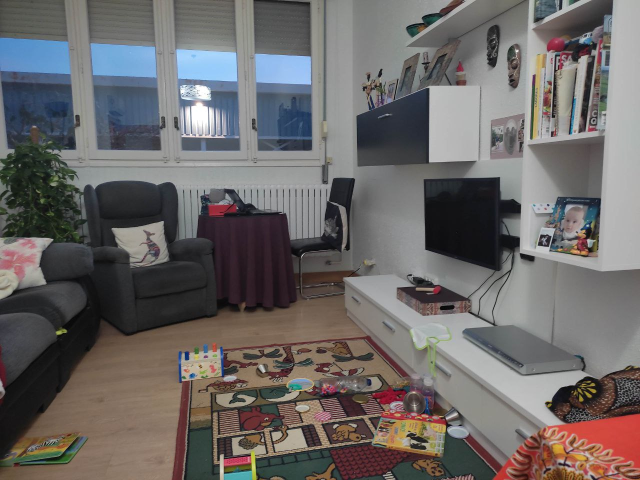
#> input picture imagen1.jpg, 1280 x 960 px (shown at 1/2 size)
$ python demo_ORB.py
#> lines starting #> are read from the running program, lines starting #| are printed output that depends on the picture; long printed decimals are rounded
### my_functions.py
import numpy as np
import cv2
import matplotlib.pyplot as plt
from mpl_toolkits.mplot3d import Axes3D

# [237 lines left out: functions extract_features, recover_camera_pose, filter_points_ransac, Extraer3D_points, plot_3d_points_and_cameras, draw_camera_pyramid and 2 more, not called in this run]

def plot_camera_pyramid(ax, R, t, scale=1.0, color='b', label=None):
    """
    Plot a camera as a 3D pyramid in space.

    Args:
    - ax: Matplotlib 3D axis.
    - R: Rotation matrix (3x3).
    - t: Translation vector (3x1).
    - scale: Size of the pyramid.
    - color: Color of the pyramid.
    - label: Label for the camera.
    """
    # Camera location
    C = -R.T @ t  # Camera center in world coordinates

    # Define frustum vertices in the camera frame
    # These represent the field of view
    image_plane_distance = scale
    frustum_vertices_camera = np.array([
        [0, 0, 0],  # Camera center
        [-0.5, -0.5, image_plane_distance],  # Bottom-left of the image plane
        [0.5, -0.5, image_plane_distance],  # Bottom-right of the image plane
        [0.5, 0.5, image_plane_distance],  # Top-right of the image plane
        [-0.5, 0.5, image_plane_distance]  # Top-left of the image plane
    ])

    # Transform vertices to world coordinates
    frustum_vertices_world = (R.T @ frustum_vertices_camera.T).T + C.reshape(1, -1)

    # Plot camera center
    ax.scatter(C[0], C[1], C[2], c=color, marker='o', label=label)

    # Draw edges from the camera center to the image plane
    for i in range(1, 5):
        ax.plot(
            [frustum_vertices_world[0, 0], frustum_vertices_world[i, 0]],
            [frustum_vertices_world[0, 1], frustum_vertices_world[i, 1]],
            [frustum_vertices_world[0, 2], frustum_vertices_world[i, 2]],
            color=color
        )

    # Draw the image plane (base of the pyramid)
    base_indices = [1, 2, 3, 4, 1]
    for i in range(len(base_indices) - 1):
        ax.plot(
            [frustum_vertices_world[base_indices[i], 0], frustum_vertices_world[base_indices[i + 1], 0]],
            [frustum_vertices_world[base_indices[i], 1], frustum_vertices_world[base_indices[i + 1], 1]],
            [frustum_vertices_world[base_indices[i], 2], frustum_vertices_world[base_indices[i + 1], 2]],
            color=color
        )

# [118 lines left out: functions plot_camera_triangle, plot_camera_pose, update_plot, not called in this run]

### demo_ORB.py
# Generic libraries
import cv2
import numpy as np
#import matplotlib as plt
#from matplotlib import pyplot as plt
import matplotlib.pyplot as plt

# Mis funciones
from my_functions import plot_camera_pyramid, plot_camera_pose, plot_camera_triangle

opencv2_plots_raw = 0
opencv2_plots_keypoints = 0
opencv2_plots_match = 0

# Load the image
img1_path = 'imagen1.jpg'
img1 = cv2.imread(img1_path, cv2.IMREAD_GRAYSCALE)
#> img1: shape (960, 1280); min 0, max 255, mean 105

img2_path = 'imagen2.jpg'
img2 = cv2.imread(img2_path, cv2.IMREAD_GRAYSCALE)
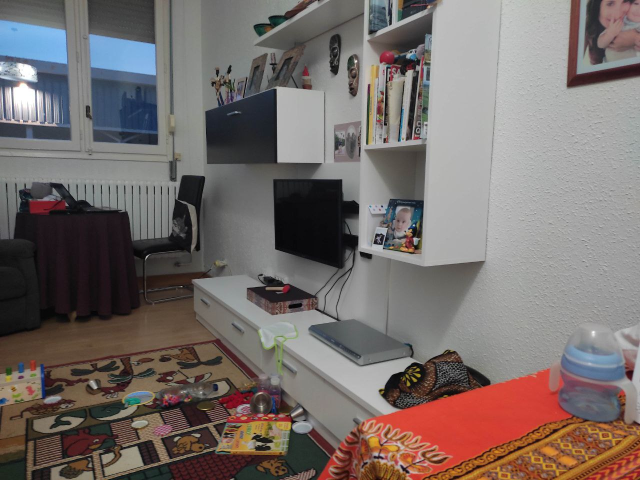
#> input picture imagen2.jpg, 1280 x 960 px (shown at 1/2 size)
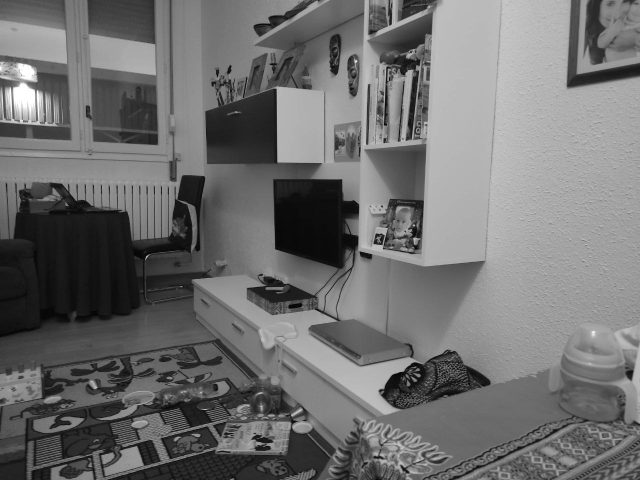
#> img2: shape (960, 1280) (shown at 1/2 size); min 0, max 255, mean 111.6

if opencv2_plots_raw:
    # Mostrar imagenes
    cv2.startWindowThread()
    cv2.imshow('Image 1 - raw', img1)
    cv2.imshow('Image 2 - raw', img2)
    cv2.waitKey(0)
    cv2.destroyAllWindows()

# Initialize ORB detector
ORB_features = 500;
orb = cv2.ORB_create(nfeatures=ORB_features)

# Detect keypoints and descriptors
keypoints1, descriptors1 = orb.detectAndCompute(img1, None)
#> keypoints1 = 500 keypoints; strongest (x, y, size): (1101, 474, 31), (1096, 492, 37.2), (1078, 490, 37.2), (1096, 493, 31)
keypoints2, descriptors2 = orb.detectAndCompute(img2, None)
#> keypoints2 = 500 keypoints; strongest (x, y, size): (748, 485, 31), (763, 489, 31), (768, 470, 31), (826, 451, 31)

# Imprimir el número de keypoints detectados
print("Número de keypoints detectados en imagen 1:", len(keypoints1))
#| Número de keypoints detectados en imagen 1: 500
# Imprimir el número de keypoints detectados
print("Número de keypoints detectados en imagen 2:", len(keypoints2))
#| Número de keypoints detectados en imagen 2: 500

# Inspeccionar el tamaño de los descriptores (si se calculan)
if descriptors1 is not None:
    print("Tamaño del array de descriptores en imagen 1:", descriptors1.shape)
#| Tamaño del array de descriptores en imagen 1: (500, 32)
else:
    print("No se detectaron descriptores en imagen 1.")

# Inspeccionar el tamaño de los descriptores (si se calculan)
if descriptors2 is not None:
    print("Tamaño del array de descriptores en imagen 1:", descriptors2.shape)
#| Tamaño del array de descriptores en imagen 1: (500, 32)
else:
    print("No se detectaron descriptores en imagen 1.")

# Draw keypoints on the images
img1_kp = cv2.drawKeypoints(img1, keypoints1, None, color=(0, 255, 0), flags=0)
img2_kp = cv2.drawKeypoints(img2, keypoints2, None, color=(0, 255, 0), flags=0)

if opencv2_plots_keypoints:
    # Show the images with keypoints
    cv2.imshow('Keypoints - Image 1', img1_kp)
    cv2.imshow('Keypoints - Image 2', img2_kp)
    cv2.waitKey(0)
    cv2.destroyAllWindows()

# Match descriptors from current frame with previous frame
bf = cv2.BFMatcher(cv2.NORM_HAMMING, crossCheck=True)
matches = bf.match(descriptors1, descriptors2)
#> matches = 241 matches

# Sort matches based on distance (lower distance is better)
matches = sorted(matches, key=lambda x: x.distance)

# Draw matches
img_matches = cv2.drawMatches(img1, keypoints1, img2, keypoints2, matches[:10], None, flags=cv2.DrawMatchesFlags_NOT_DRAW_SINGLE_POINTS)
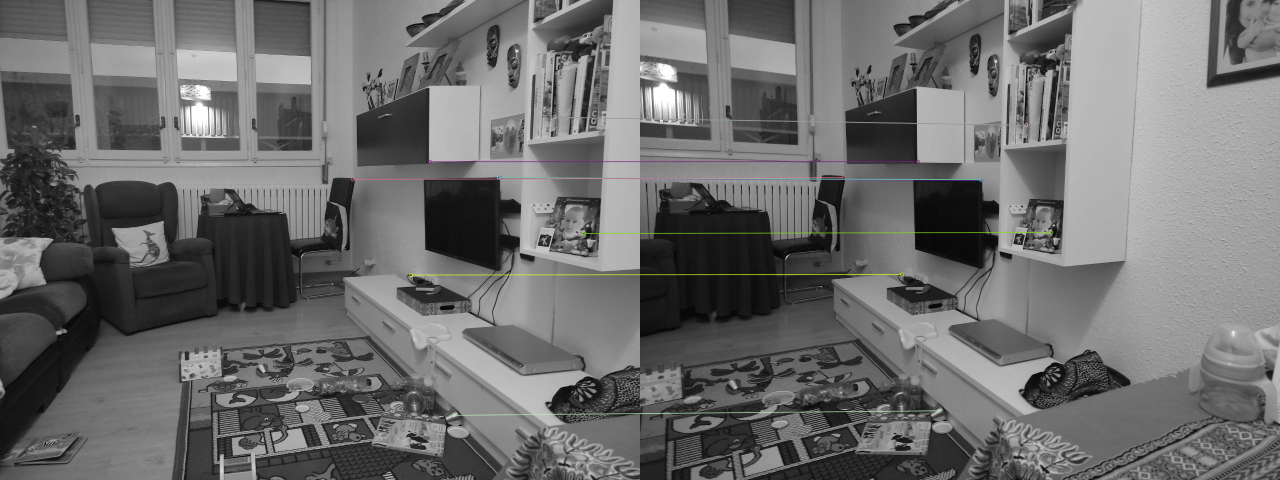
#> img_matches: shape (960, 2560, 3) (shown at 1/2 size); mean of channels 0, 1, 2 108.4, 108.6, 108.6; drawn as B, G, R

if opencv2_plots_match:
    # Show the matched keypoints
    cv2.imshow("Matches", img_matches)
    cv2.waitKey(0)

# Mostrar imagenes
if 1 == 1:
    # Display the keypoint image
    plt.figure(figsize=(10, 6))
    plt.imshow(img_matches, cmap='gray')
    plt.title("Matches - " + str(len(matches[:10])))
    plt.axis('off')
    plt.show()

    # Display the keypoint image 1
    plt.figure(figsize=(10, 6))
    plt.imshow(img1_kp, cmap='gray')
    plt.title("ORB Keypoints - Image 1 - Keypoints: " + str(len(keypoints1)))
    plt.axis('off')
    plt.show()

    # Display the keypoint image 2
    plt.figure(figsize=(10, 6))
    plt.imshow(img2_kp, cmap='gray')
    plt.title("ORB  Keypoints - Image 2 - Keypoints: " + str(len(keypoints2)))
    plt.axis('off')
    plt.show()

# TO DO

# Extract matched points
pts1 = np.float32([keypoints1[m.queryIdx].pt for m in matches])
#> pts1 = 241 pairs, first value 224.6 to 1190.6, second value 70.8 to 918
pts2 = np.float32([keypoints2[m.trainIdx].pt for m in matches])
#> pts2 = 241 pairs, first value 46.8 to 1137.7, second value 47.52 to 911.5

# Estimate homography using RANSAC
H, mask = cv2.findHomography(pts1, pts2, cv2.RANSAC, 5.0)
#> H = [[1.54, -0.0278, -560.2], [0.197, 1.33, -161], [0.000429, -3.41e-05, 1]]; mask = 241 values, max 1 at index 0, min 0 at index 5, mean 0.755
matchesMask = mask.ravel().tolist()
#> matchesMask has the same summary as mask

# Visualize matches before RANSAC
img_matches_all = cv2.drawMatches(img1, keypoints1, img2, keypoints2, matches, None, flags=cv2.DrawMatchesFlags_NOT_DRAW_SINGLE_POINTS)
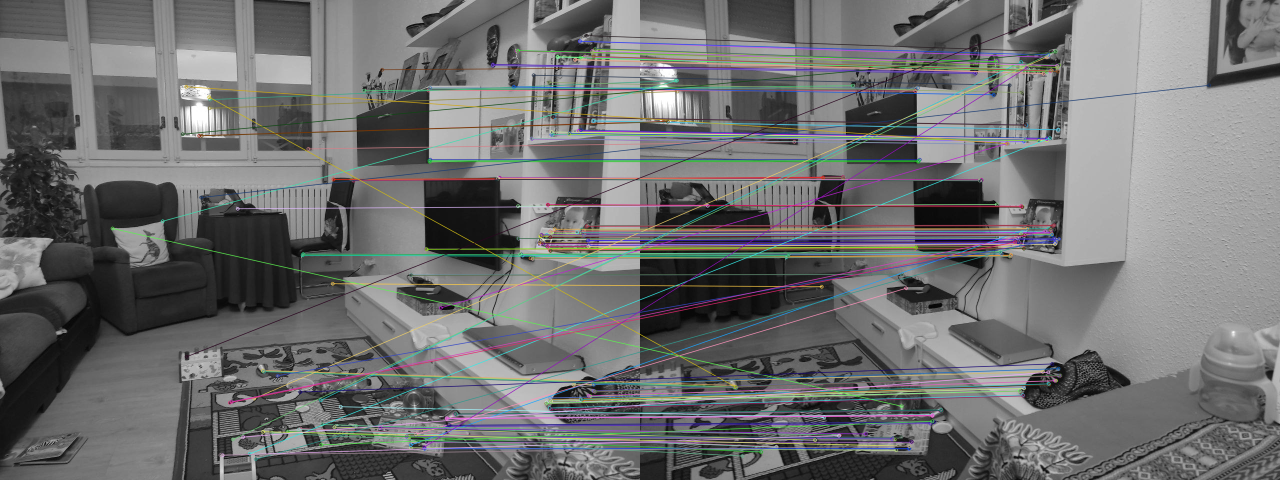
#> img_matches_all: shape (960, 2560, 3) (shown at 1/2 size); mean of channels 0, 1, 2 111.3, 110.8, 110.4; drawn as B, G, R

# Visualize matches after RANSAC
inlier_matches = [m for i, m in enumerate(matches) if matchesMask[i] == 1]
#> inlier_matches = 182 matches
img_matches_inliers = cv2.drawMatches(img1, keypoints1, img2, keypoints2, inlier_matches, None, flags=cv2.DrawMatchesFlags_NOT_DRAW_SINGLE_POINTS)
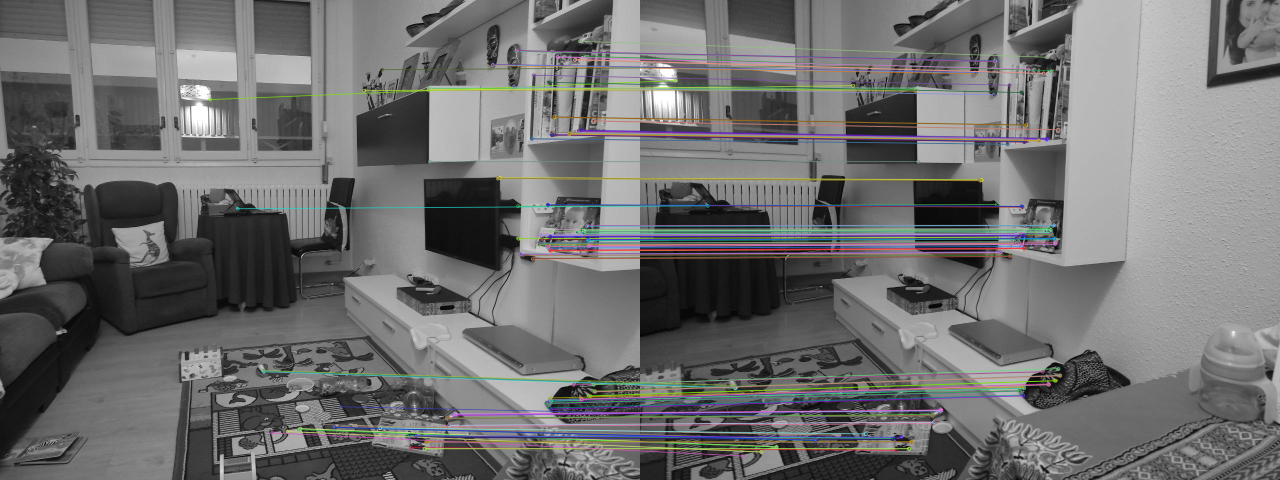
#> img_matches_inliers: shape (960, 2560, 3) (shown at 1/2 size); mean of channels 0, 1, 2 110.4, 110.4, 110.4; drawn as B, G, R

# Extract matched points after RANSAC
pts1_filt = np.float32([keypoints1[m.queryIdx].pt for m in inlier_matches])
#> pts1_filt = 182 pairs, first value 419.9 to 1190.4, second value 82.08 to 897.1
pts2_filt = np.float32([keypoints2[m.trainIdx].pt for m in inlier_matches])
#> pts2_filt = 182 pairs, first value 70.85 to 840, second value 114 to 911.5

# Plot results
plt.figure(figsize=(20, 10))
plt.subplot(1, 2, 1)
plt.imshow(img_matches_all)
plt.title("All Matches - Keypoints: " + str(len(matches)))
plt.axis('off')

plt.subplot(1, 2, 2)
plt.imshow(img_matches_inliers)
plt.title("Inlier Matches (RANSAC) - Keypoints: " + str(len(inlier_matches)))
plt.axis('off')

plt.show()

threshold_good_match = 100
good_matches = inlier_matches[:threshold_good_match] # Adjust threshold as needed
#> good_matches = 100 matches

## Step 4: Compute Essential Matrix
# Extract matched points
pts1 = np.float32([keypoints1[m.queryIdx].pt for m in good_matches])
#> pts1 = 100 pairs, first value 527 to 1186.9, second value 82.08 to 897.1
pts2 = np.float32([keypoints2[m.trainIdx].pt for m in good_matches])
#> pts2 = 100 pairs, first value 190.1 to 837.7, second value 114 to 900

# Camera intrinsic matrix
fx = 800   # Focal length: Tuple (fx, fy) representing the focal lengths in pixels.
fy = 800
skew = 0 # Skew coefficient (usually 0 for most cameras).
cx = 640 # Tuple (cx, cy) for the image center in pixels.
cy = 480 # 640
K = np.array([[fx, skew, cx],
              [0 ,   fy, cy],
              [0 ,    0,  1]])  # Camera intrinsic matrix

# Compute essential matrix
E, mask = cv2.findEssentialMat(pts1, pts2, K, method=cv2.RANSAC, prob=0.999, threshold=1.0)
#> E = [[0.0286, -0.16, 0.109], [-0.0157, 0.0131, -0.697], [-0.111, 0.679, 0.0415]]; mask = 100 values, max 1 at index 0, min 0 at index 6, mean 0.81

# Recover pose
_, R, t, _ = cv2.recoverPose(E, pts1, pts2, K)
#> R = [[0.969, 0.00382, -0.249], [0.000887, 1, 0.0188], [0.249, -0.0184, 0.968]]; t = [-0.961, -0.163, -0.224]

# Step 5: Compute Camera Locations
# First camera is at the origin
R1 = np.eye(3)
t1 = np.zeros((3, 1))

# Second camera pose
R2 = R
#> R2 has the same summary as R
t2 = t
#> t2 = [-0.961, -0.163, -0.224]

# Compute world coordinates of cameras
cam_location1 = -R1.T @ t1  # First camera
cam_location2 = -R2.T @ t2  # Second camera
#> cam_location2 = [0.986, 0.163, -0.0192]

print("Camera Location 1:", cam_location1.ravel())
print("Camera Location 2:", cam_location2.ravel())
#| Camera Location 2: [ 0.9865  0.1628 -0.01919]

# Step 6: Visualize
fig = plt.figure()
ax = fig.add_subplot(111, projection='3d')

# Plot camera locations
ax.scatter(cam_location1[0], cam_location1[1], cam_location1[2], c='r', label='Camera 1')
ax.scatter(cam_location2[0], cam_location2[1], cam_location2[2], c='b', label='Camera 2')

ax.set_xlabel('X')
ax.set_ylabel('Y')
ax.set_zlabel('Z')
plt.legend()
plt.show()
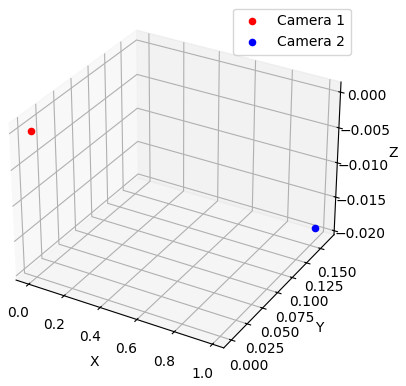
#> figure drawn by matplotlib, 1 panel

## Step 5: Triangulate Points
# Compute projection matrices
P1 = np.hstack((np.eye(3), np.zeros((3, 1))))  # First camera at origin
P2 = np.hstack((R, t))  # Second camera with computed rotation and translation
#> P2 = [[0.969, 0.00382, -0.249, -0.961], [0.000887, 1, 0.0188, -0.163], [0.249, -0.0184, 0.968, -0.224]]

# Triangulate points
pts4D_homogeneous = cv2.triangulatePoints(P1, P2, pts1.T, pts2.T)

# Convert to 3D points
pts3D = pts4D_homogeneous[:3, :] / pts4D_homogeneous[3, :]
pts3D = pts3D.T
#> pts3D = 100 rows, first 8: [0.908, 0.165, 0.000814], [0.913, 0.233, 0.000886], [0.914, 0.243, 0.00102], [0.913, 0.232, 0.000885], [0.913, 0.233, 0.000887], [0.908, 0.165, 0.000817], [0.944, 0.621, 0.000906], [0.916, 0.255, 0.000751]

#Step 6: Visualize the 3D Structure
fig = plt.figure()
ax = fig.add_subplot(111, projection='3d')

ax.scatter(pts3D[:, 0], pts3D[:, 1], pts3D[:, 2], c='b', marker='o')
ax.scatter(cam_location1[0], cam_location1[1], cam_location1[2], c='blue', label='Camera 1')
ax.scatter(cam_location2[0], cam_location2[1], cam_location2[2], c='blue', label='Camera 2')

plot_camera_pyramid(ax, R1, t1, scale=0.1, color='r', label='Camera 1')
plot_camera_pyramid(ax, R2, t2, scale=0.1, color='r', label='Camera 2')
#
# plot_camera_pose(ax, R1, t1, color='r', label='Camera 1')
# plot_camera_pose(ax, R2, t2, color='r', label='Camera 2')


ax.set_xlabel('X')
ax.set_ylabel('Y')
ax.set_zlabel('Z')

plt.show()
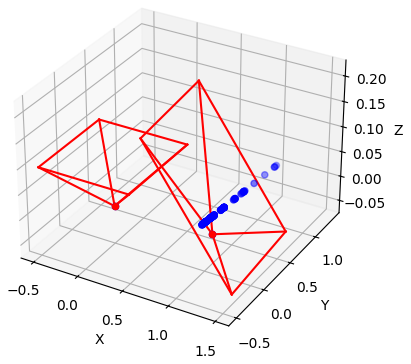
#> figure drawn by matplotlib, 1 panel
